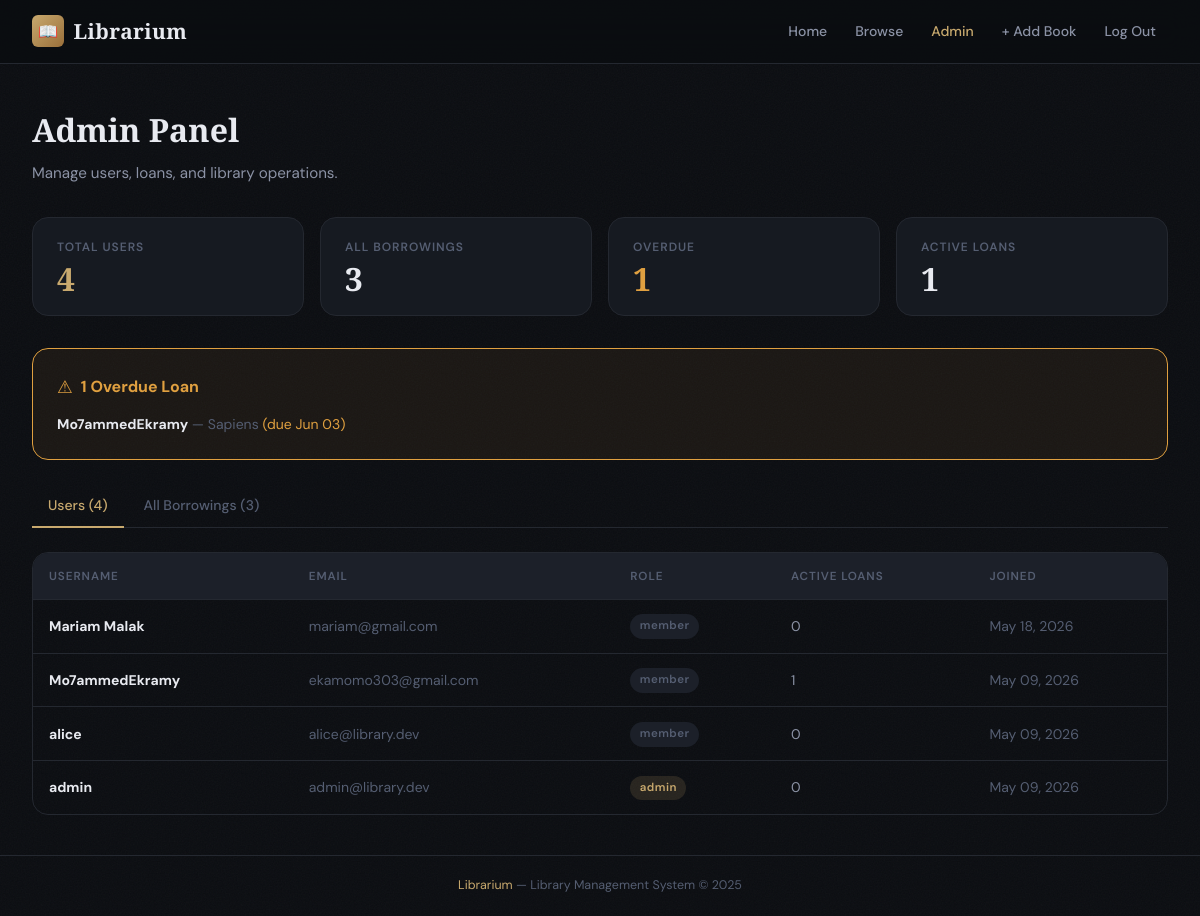
The page /admin (signed in) on the database its author committed.
### models.py (models this page shows, shortened)
class Borrowing(db.Model):
    __tablename__ = "borrowings"
    id = db.Column(db.Integer, primary_key=True)
    user_id = db.Column(db.Integer, db.ForeignKey("users.id"), nullable=False, index=True)
    book_id = db.Column(db.Integer, db.ForeignKey("books.id"), nullable=False, index=True)
    borrow_date = db.Column(db.DateTime, default=datetime.utcnow, nullable=False)
    due_date = db.Column(db.DateTime, nullable=True)
    return_date = db.Column(db.DateTime, nullable=True)
    status = db.Column(db.String(20), default="borrowed", nullable=False)  # 'borrowed' | 'returned' | 'overdue'
    @property
    def is_overdue(self):
        if self.status == "borrowed" and self.due_date:
            return datetime.utcnow() > self.due_date
        return False

class User(db.Model):
    __tablename__ = "users"
    id = db.Column(db.Integer, primary_key=True)
    username = db.Column(db.String(80), unique=True, nullable=False, index=True)
    email = db.Column(db.String(120), unique=True, nullable=False, index=True)
    password_hash = db.Column(db.String(256), nullable=False)
    role = db.Column(db.String(20), nullable=False, default="member")  # 'admin' | 'member'
    created_at = db.Column(db.DateTime, default=datetime.utcnow)
    borrowings = db.relationship("Borrowing", backref="user", lazy="dynamic")
    @property
    def is_admin(self):
        return self.role == "admin"
    @property
    def active_borrowings_count(self):
        return self.borrowings.filter_by(status="borrowed").count()

class Book(db.Model):
    __tablename__ = "books"
    id = db.Column(db.Integer, primary_key=True)
    title = db.Column(db.String(200), nullable=False)
    author = db.Column(db.String(150), nullable=False)
    isbn = db.Column(db.String(20), unique=True, nullable=False, index=True)
    genre = db.Column(db.String(80), nullable=True)
    description = db.Column(db.Text, nullable=True)
    availability_status = db.Column(db.Boolean, default=True, nullable=False)  # True = available
    added_at = db.Column(db.DateTime, default=datetime.utcnow)
    borrowings = db.relationship("Borrowing", backref="book", lazy="dynamic")

### routes.py (the view)
@main.route("/admin")
@admin_required
def admin_panel():
    users = User.query.order_by(User.created_at.desc()).all()
    all_borrowings = (
        Borrowing.query
        .join(User).join(Book)
        .order_by(Borrowing.borrow_date.desc())
        .all()
    )
    overdue = [b for b in all_borrowings if b.is_overdue]
    return render_template("admin.html", users=users, all_borrowings=all_borrowings, overdue=overdue, now=datetime.utcnow())

### routes.py (called while the page is built)
def admin_required(f):
    @wraps(f)
    def decorated(*args, **kwargs):
        if "user_id" not in session:
            flash("Please log in to continue.", "warning")
            return redirect(url_for("main.login"))
        user = User.query.get(session["user_id"])
        if not user or not user.is_admin:
            flash("Administrator access required.", "danger")
            return redirect(url_for("main.dashboard"))
        return f(*args, **kwargs)
    return decorated

def current_user():
    if "user_id" in session:
        return User.query.get(session["user_id"])
    return None

@main.context_processor
def inject_user():
    return {"current_user": current_user()}

### templates/admin.html (shortened to what this page needs)
{% extends "base.html" %}
{% block content %}
<div class="page-header">
  <h1>Admin Panel</h1>
  <p>Manage users, loans, and library operations.</p>
</div>
<div class="stats-grid" style="grid-template-columns:repeat(auto-fit,minmax(160px,1fr))">
  <div class="stat-card">
    <span class="stat-label">Total Users</span>
    <span class="stat-value accent">{{ users|length }}</span>
  </div>
  <div class="stat-card">
    <span class="stat-label">All Borrowings</span>
    <span class="stat-value">{{ all_borrowings|length }}</span>
  </div>
  <div class="stat-card">
    <span class="stat-label">Overdue</span>
    <span class="stat-value" style="color:var(--warning)">{{ overdue|length }}</span>
  </div>
  <div class="stat-card">
    <span class="stat-label">Active Loans</span>
    <span class="stat-value">{{ all_borrowings|selectattr('status','equalto','borrowed')|list|length }}</span>
  </div>
</div>
{% if overdue %}
<div class="card" style="border-color:var(--warning);background:rgba(224,160,64,.07);margin-bottom:1.5rem">
  <div class="flex items-center gap-1" style="margin-bottom:.75rem">
    <span style="color:var(--warning);font-size:1.1rem">⚠</span>
    <strong style="color:var(--warning)">{{ overdue|length }} Overdue Loan{{ 's' if overdue|length != 1 }}</strong>
  </div>
  {% for b in overdue %}
    <p class="text-sm text-muted">
      <strong style="color:var(--text-primary)">{{ b.user.username }}</strong> — {{ b.book.title }}
      <span style="color:var(--warning)"> (due {{ b.due_date.strftime('%b %d') }})</span>
    </p>
  {% endfor %}
</div>
{% endif %}
<div class="tabs">
  <a class="tab active" href="#users" onclick="showTab('users',this)">Users ({{ users|length }})</a>
  <a class="tab" href="#loans" onclick="showTab('loans',this)">All Borrowings ({{ all_borrowings|length }})</a>
</div>
<div id="tab-users">
  <div class="table-wrap">
    <table>
      <thead>
        <tr><th>Username</th><th>Email</th><th>Role</th><th>Active Loans</th><th>Joined</th></tr>
      </thead>
      <tbody>
        {% for u in users %}
        <tr>
          <td><strong>{{ u.username }}</strong></td>
          <td class="text-muted">{{ u.email }}</td>
          <td><span class="badge badge-{{ u.role }}">{{ u.role }}</span></td>
          <td>{{ u.active_borrowings_count }}</td>
          <td class="text-muted">{{ u.created_at.strftime('%b %d, %Y') }}</td>
        </tr>
        {% endfor %}
      </tbody>
    </table>
  </div>
</div>
{% endblock %}

### static/css/style.css (style rules this page uses)
*, *::before, *::after { box-sizing: border-box; margin: 0; padding: 0; }
:root { --bg-base: #0b0d11; --bg-surface: #111318; --bg-card: #161a21; --bg-elevated: #1c2029; --border: #242830; --border-glow: #2e3545; --text-primary: #e8eaf0; --text-secondary: #8b92a5; --text-muted: #555e72; --accent: #c8a96e; --accent-dim: rgba(200,169,110,.15); --accent-hover:#dfc08a; --danger: #e05c6e; --danger-dim: rgba(224,92,110,.15); --success: #5db88a; --success-dim: rgba(93,184,138,.15); --info: #5b9bd5; --info-dim: rgba(91,155,213,.15); --warning: #e0a040; --radius-sm: 6px; --radius: 10px; --radius-lg: 16px; --shadow: 0 4px 24px rgba(0,0,0,.45); --shadow-lg: 0 8px 48px rgba(0,0,0,.6); --font-display: 'Playfair Display', Georgia, serif; --font-body: 'DM Sans', system-ui, sans-serif; --font-mono: 'DM Mono', monospace; }
html { font-size: 16px; scroll-behavior: smooth; }
body { background: var(--bg-base); color: var(--text-primary); font-family: var(--font-body); font-weight: 400; line-height: 1.6; min-height: 100vh; display: flex; flex-direction: column; }
body::before { content: ''; position: fixed; inset: 0; z-index: 0; pointer-events: none; background-size: 200px; }
.card { background: var(--bg-card); border: 1px solid var(--border); border-radius: var(--radius-lg); padding: 1.5rem; }
.stats-grid { display: grid; grid-template-columns: repeat(auto-fit, minmax(180px, 1fr)); gap: 1rem; margin-bottom: 2rem; }
.stat-card { background: var(--bg-card); border: 1px solid var(--border); border-radius: var(--radius-lg); padding: 1.25rem 1.5rem; display: flex; flex-direction: column; gap: .35rem; transition: border-color .2s; }
.stat-label { font-size: .75rem; color: var(--text-muted); font-weight: 600; letter-spacing: .08em; text-transform: uppercase; }
.stat-value { font-size: 2rem; font-weight: 700; color: var(--text-primary); font-family: var(--font-display); line-height: 1; }
.stat-value.accent { color: var(--accent); }
.table-wrap { overflow-x: auto; border-radius: var(--radius-lg); border: 1px solid var(--border); }
table { width: 100%; border-collapse: collapse; }
th { background: var(--bg-elevated); color: var(--text-muted); font-size: .73rem; font-weight: 600; letter-spacing: .08em; text-transform: uppercase; padding: .85rem 1rem; text-align: left; }
td { padding: .85rem 1rem; border-top: 1px solid var(--border); font-size: .875rem; color: var(--text-secondary); }
td strong { color: var(--text-primary); }
.badge { display: inline-flex; align-items: center; padding: .2rem .6rem; border-radius: 999px; font-size: .72rem; font-weight: 600; letter-spacing: .04em; }
.badge-admin { background: var(--accent-dim); color: var(--accent); }
.badge-member { background: var(--bg-elevated); color: var(--text-muted); }
.page-header { margin-bottom: 2rem; }
.page-header h1 { font-family: var(--font-display); font-size: 2rem; font-weight: 700; color: var(--text-primary); }
.page-header p { color: var(--text-secondary); font-size: .95rem; margin-top: .35rem; }
.tabs { display: flex; gap: .25rem; border-bottom: 1px solid var(--border); margin-bottom: 1.5rem; }
.tab { padding: .6rem 1rem; font-size: .875rem; font-weight: 500; color: var(--text-muted); cursor: pointer; border-bottom: 2px solid transparent; margin-bottom: -1px; transition: all .2s; text-decoration: none; }
.tab.active { color: var(--accent); border-bottom-color: var(--accent); }
.flex { display: flex; }
.items-center { align-items: center; }
.gap-1 { gap: .5rem; }
.text-sm { font-size: .875rem; }
.text-muted { color: var(--text-muted); }

### rows shown on the page
Borrowing: user.username "Mo7ammedEkramy", book "Sapiens", due_date "Jun 03"
User: username "Mariam Malak", email "mariam@gmail.com", role "member", active_borrowings_count "0", created_at "May 18, 2026"
User: username "Mo7ammedEkramy", email "ekamomo303@gmail.com", role "member", active_borrowings_count "1", created_at "May 09, 2026"
User: username "alice", email "alice@library.dev", role "member", active_borrowings_count "0", created_at "May 09, 2026"
User: username "admin", email "admin@library.dev", role "admin", active_borrowings_count "0", created_at "May 09, 2026"

### other values the page prints
{{ users|length }} "4"
{{ all_borrowings|length }} "3"
{{ overdue|length }} "1"
{{ all_borrowings|selectattr('status','equalto','borrowed')|list|length }} "1"
{{ 2025 }} "2025"
